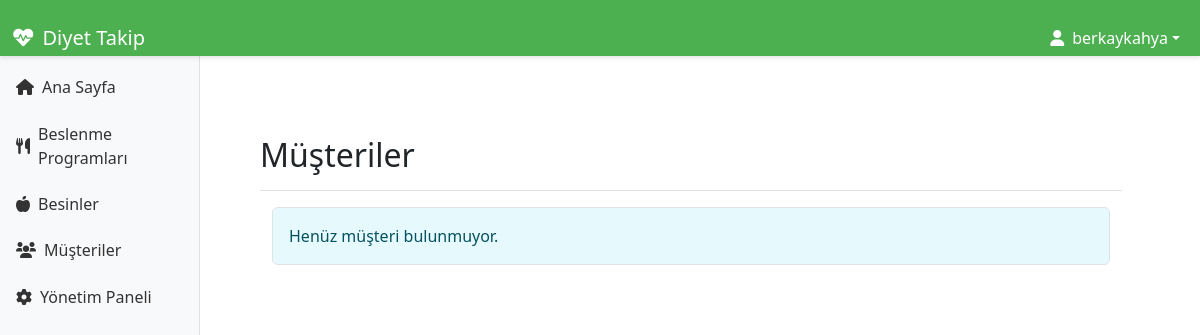
Before: /clients/ (signed in) with the older database file.
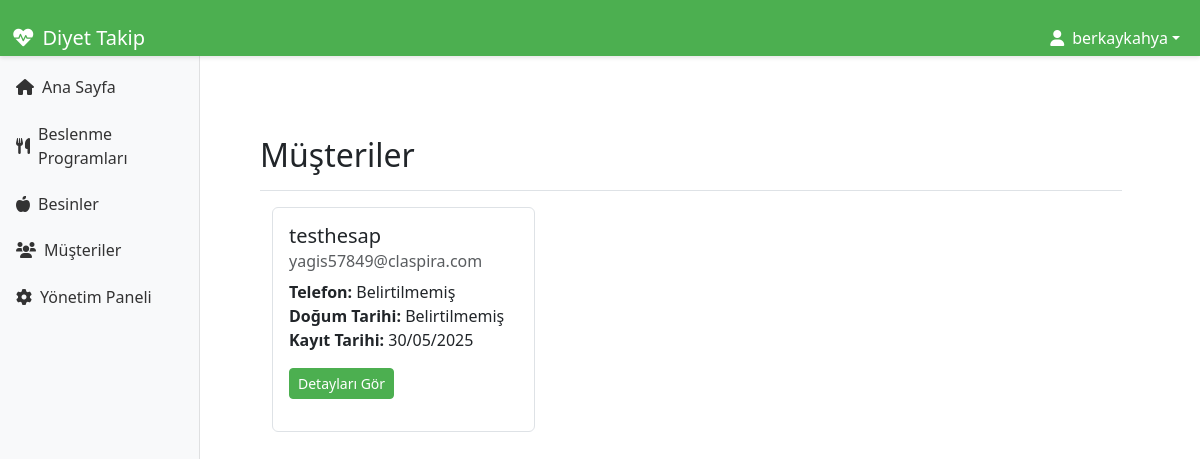
After: the same page with the newer database file.
### clients/models.py (models this page shows, shortened)
class Client(models.Model):
    user = models.OneToOneField(settings.AUTH_USER_MODEL, on_delete=models.CASCADE)
    phone = models.CharField(max_length=20, blank=True, null=True)
    birth_date = models.DateField(blank=True, null=True)
    address = models.TextField(blank=True, null=True)
    created_at = models.DateTimeField(auto_now_add=True)
    updated_at = models.DateTimeField(auto_now=True)
    class Meta:
        verbose_name = "Müşteri"
        verbose_name_plural = "Müşteriler"

### accounts/models.py (models this page shows, shortened)
class CustomUser(AbstractUser):
    USER_TYPE_CHOICES = (
        ('dietitian', 'Diyetisyen'),
        ('client', 'Müşteri'),
    )
    user_type = models.CharField(max_length=10, choices=USER_TYPE_CHOICES)
    phone_number = models.CharField(max_length=20, blank=True, null=True)

### clients/views.py (the view)
# urls.py: path('', views.client_list, name='client_list'),
@login_required
@user_passes_test(is_admin)
def client_list(request):
    clients = Client.objects.all().order_by('-created_at')
    return render(request, 'clients/client_list.html', {'clients': clients})

### clients/views.py (called while the page is built)
def is_admin(user):
    return user.is_staff

### templates/clients/client_list.html (shortened to what this page needs)
{% extends 'base.html' %}
{% load static %}
{% block extra_css %}
<link rel="stylesheet" href="{% static 'css/sidebar.css' %}">
{% endblock %}
{% block content %}
<div class="container-fluid">
    <div class="row">
        {% include 'includes/sidebar.html' %}
        <main class="col-md-9 ms-sm-auto col-lg-10 px-md-4">
            <div class="d-flex justify-content-between flex-wrap flex-md-nowrap align-items-center pt-3 pb-2 mb-3 border-bottom">
                <h1 class="h2">Müşteriler</h1>
            </div>
            <div class="row">
                {% for client in clients %}
                <div class="col-md-6 col-lg-4 mb-4">
                    <div class="card h-100">
                        <div class="card-body">
                            <h5 class="card-title">{{ client.user.get_full_name|default:client.user.username }}</h5>
                            <h6 class="card-subtitle mb-2 text-muted">{{ client.user.email }}</h6>
                            <p class="card-text">
                                <strong>Telefon:</strong> {{ client.phone|default:"Belirtilmemiş" }}<br>
                                <strong>Doğum Tarihi:</strong> {{ client.birth_date|date:"d/m/Y"|default:"Belirtilmemiş" }}<br>
                                <strong>Kayıt Tarihi:</strong> {{ client.created_at|date:"d/m/Y" }}
                            </p>
                            <a href="{% url 'clients:client_detail' client.id %}" class="btn btn-primary btn-sm">
                                Detayları Gör
                            </a>
                        </div>
                    </div>
                </div>
                {% empty %}
                <div class="col-12">
                    <div class="alert alert-info">
                        Henüz müşteri bulunmuyor.
                    </div>
                </div>
                {% endfor %}
            </div>
        </main>
    </div>
</div>
{% endblock %}

Changed rows visible on the page:
added Client: user.get_full_name "testhesap", user.email "yagis57849@claspira.com", phone "Belirtilmemiş", birth_date "Belirtilmemiş", created_at "30/05/2025"
Other visible differences:
text no longer shown: "Henüz müşteri bulunmuyor."
